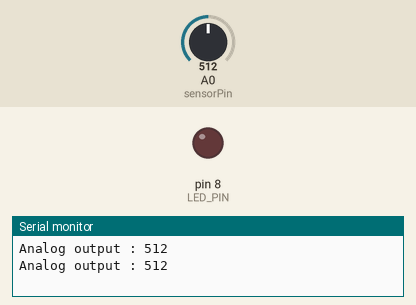
Recording of a sketch running on a simulated Arduino Uno, built with avr-gcc and run on an emulated ATmega328P. Parts: output pins drawn as LEDs (lit = HIGH), the last lines printed to the serial monitor. The test bench sets the inputs (shaded band); at power-on: A0 (sensorPin) = 512. Pins used as bus, display or sensor lines are not drawn.

Above: at 1.8 s.
1.9 s: A0 (sensorPin) set to 990
3.4 s: A0 (sensorPin) set to 1009
At 4.4 s:
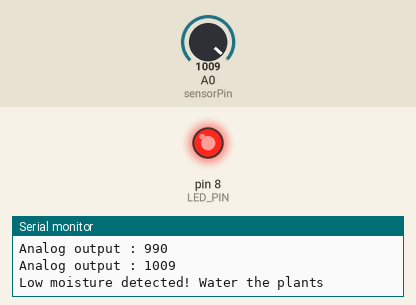
5.5 s: A0 (sensorPin) set to 900
At 6.7 s:
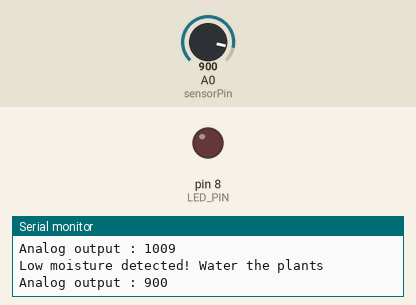
7.5 s: A0 (sensorPin) set to 1010
At 9.0 s:
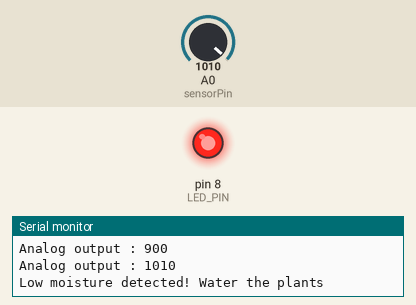
Timing chart, 0 to 10.5 s (numbered marks = the images above; inputs shaded):
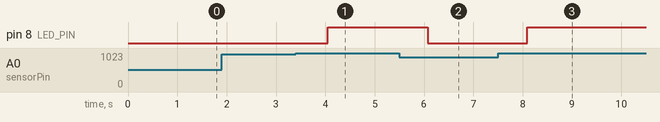

The sketch:

sketch.ino
```cpp
#define sensorPin A0
#define sensorPower 7
#define LED_PIN 8

void setup() {
  pinMode(sensorPower, OUTPUT);
  pinMode(LED_PIN, OUTPUT);
  Serial.begin(9600);
}

void loop() {
  Serial.print("Analog output : ");
  int val = readSensor();
  Serial.println(val);

  if (val > 1000) {
    Serial.println("Low moisture detected! Water the plants");
    digitalWrite(LED_PIN, HIGH);
  } else {
    digitalWrite(LED_PIN, LOW);
  }

  delay(1000);
}

int readSensor() {
  digitalWrite(sensorPower, HIGH);
  delay(10);
  int val = analogRead(sensorPin);
  digitalWrite(sensorPower, LOW);
  return val;
}
```

Measured:
- the behaviour switches between 1000 and 1001 on A0 (sensorPin) (found by bisection; images 0 and 1)
- after the input at 3.4 s, pin 8 (LED_PIN): LOW → HIGH after 0.65 s
- after the input at 5.5 s, pin 8 (LED_PIN): HIGH → LOW after 0.57 s
- after the input at 7.5 s, pin 8 (LED_PIN): LOW → HIGH after 0.60 s
